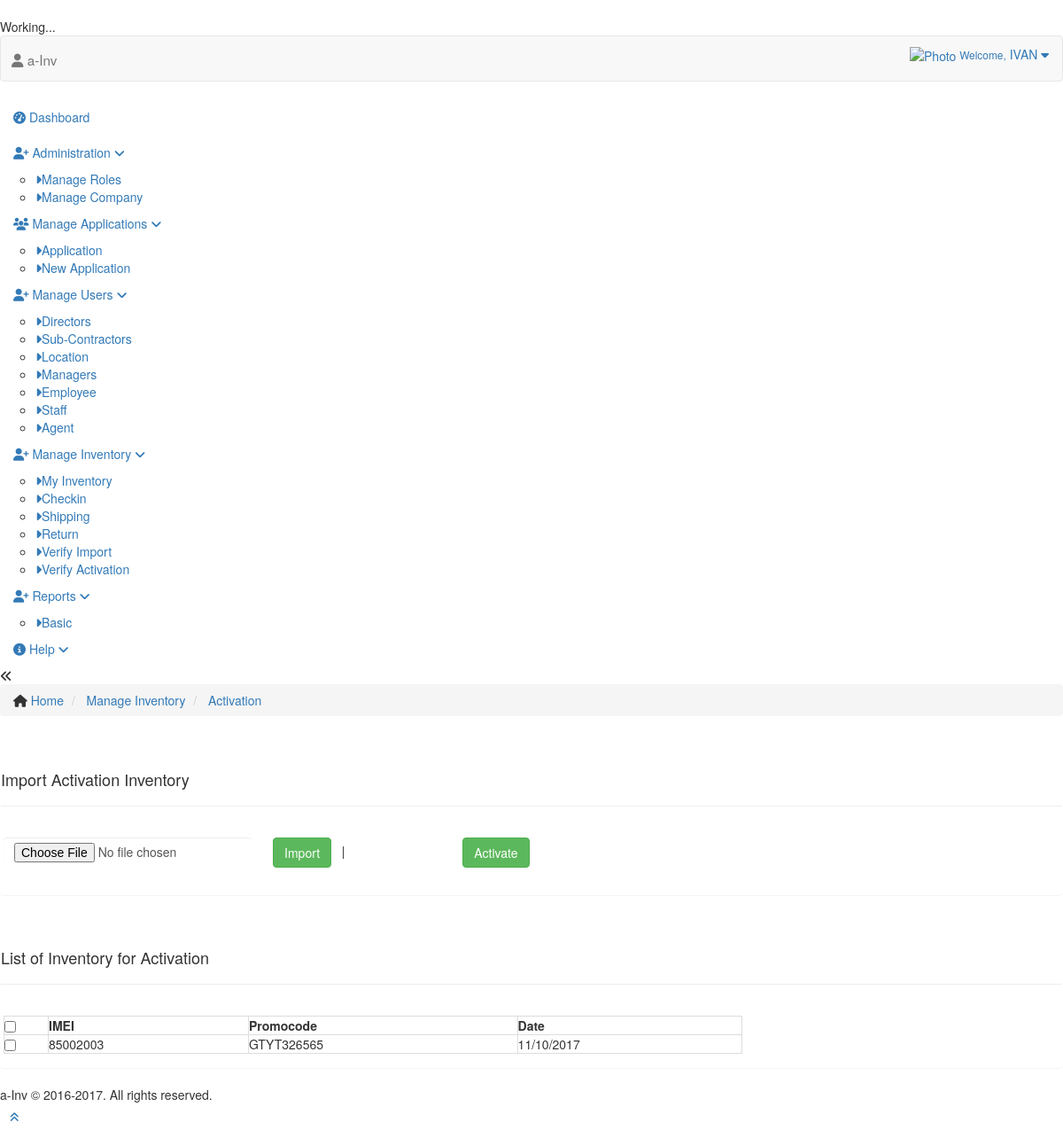
Page /inventory/activation (signed in) on the committed database.
### tables this page shows
CREATE TABLE IF NOT EXISTS `activate_data` (
  `id` bigint(21) NOT NULL AUTO_INCREMENT,
  `imei` varchar(50) DEFAULT NULL,
  `added_on` datetime DEFAULT NULL,
  `status` tinyint(2) DEFAULT '1',
  `act_status` varchar(20) DEFAULT NULL,
  `added_by` bigint(21) DEFAULT NULL,
  `company` bigint(21) DEFAULT NULL,
  `promocode` varchar(50) DEFAULT NULL,
  PRIMARY KEY (`id`)
);

### application/controller/inventory.php (called while the page is built, shortened)
<?php
	class Inventory extends Controller {
	    public function activation() {
            require VIEW_PATH . '_templates/header.php';
            $objInvModel = $this->loadModel('inventory');
            $arrUnActivated = $objInvModel->getActData($this->getLoggedInUserCompanyID(), $this->loggedInUserId());
            for( $i=0; $i < count($arrUnActivated); $i++ ){
                $arrUnActivated[$i]->added_on = $this->revDateTimeWT($arrUnActivated[$i]->added_on);
            }
            require VIEW_PATH . 'inventory/activate.php';
            require VIEW_PATH . '_templates/footer.php';
        }
	}

### index.php (called while the page is built, shortened)
<?php
require 'application/libs/controller.php';
require 'application/libs/model.php';
$objApp = new Application();

### application/libs/model.php (called while the page is built, shortened)
<?php
	class Model {
		public $objDBConn = NULL;
		private function openDatabaseConnection() {
			$options = array( PDO::ATTR_DEFAULT_FETCH_MODE => PDO::FETCH_OBJ, PDO::ATTR_ERRMODE => PDO::ERRMODE_WARNING );
			$this->objDBConn = new PDO(DB_TYPE . ':host=' . DB_HOST . ';dbname=' . DB_NAME, DB_USER, DB_PASS, $options);
		}
		public function getData($arrData, $getAll = false) {
			$fields = ( $arrData [ 'FIELDS' ] == '' ) ? "*" : $arrData [ 'FIELDS' ];
			$table = $arrData [ 'TABLE' ];
			$where = ( $arrData [ 'WHERE' ] ) ? " WHERE " . $arrData [ 'WHERE' ] : "";
			$orderby = '';
			$limit = '';
			$groupby = '';
			$strQuery = "SELECT " . $fields . " FROM " . $table . $where . $groupby . $orderby . $limit;
			$objStmt = $this->objDBConn->prepare($strQuery);
			$objStmt->execute();
			return ( $getAll ) ? $objStmt->fetchAll() : $objStmt->fetch();
		}
	}

### application/libs/controller.php (called while the page is built, shortened)
<?php
	class Controller {
		public function loadModel($model_name) {
			if ( file_exists('application/models/' . strtolower($model_name) . '.php') ) {
				return new $strObj();
			}
		}
		function loggedInUserId() {
			return $_SESSION[ 'USER_ID' ];
		}
		function getLoggedInUserCompanyID(){
			return $_SESSION[ 'COMPANY' ];
		}
		function revDateTimeWT($strDate, $strSprt = '-') {
			$arrDateTime = explode(" ", $strDate);
			$arrDate = explode($strSprt, $arrDateTime[ 0 ]);
			return $arrDate[ 2 ] . "/" . $arrDate[ 1 ] . "/" . $arrDate[ 0 ];
		}
	}

### application/models/inventory.php (called while the page is built, shortened)
<?php
	class inventoryModel extends Model {
	    function getActData($iCompany, $iUserId ) {
            $arrData[ 'FIELDS' ] = "*";
            $arrData[ 'TABLE' ] = ACTIVATE . " I";
            $arrData[ 'WHERE' ] = "I.status = " . ACTIVE;
            $arrData[ 'WHERE' ] .= " AND I.company = " . $iCompany;
            $arrData[ 'WHERE' ] .= " AND I.added_by = " . $iUserId;
            return $this->getData($arrData, true);
        }
	}

### application/views/inventory/activate.php (the view, shortened to what this page needs)
<div class="main-content">
    <div class="main-content-inner">
        <div class="breadcrumbs ace-save-state" id="breadcrumbs">
            <ul class="breadcrumb">
                <li> <i class="ace-icon fa fa-home home-icon"></i> <a href="/home">Home</a> </li>
                <li> <a href="/inventory">Manage Inventory</a> </li>
                <li> <a href="#">Activation</a> </li>
            </ul>
        </div>
        <div class="page-content" style="padding-top: 0px;">
            <div class="row col-sm-12"><?php echo $strMsg ?></div>
            <div class="panel">
                <div class="page-header">
                    <h4>Import Activation Inventory</h4>
                </div>
                <div class="panel-body">
                    <div class="row">
                        <form name="import_form" enctype="multipart/form-data" id="import_form" class="form-horizontal"
                              role="form" method="post" action="/inventory/activation">
                            <div class="form-group">
                                <div class="col-sm-3">
                                    <input type="file" name="importeddata" id="importeddata"  class="form-control required"  style="border: none;" />
                                </div>
                                <div class="col-sm-2">
                                    <input  class="btn btn-success" type="submit" value="Import" />
                                    &nbsp;&nbsp;| &nbsp;&nbsp;
                                </div>
                                <div class="col-sm-7">                                 &nbsp;&nbsp;
                                    <input  class="btn btn-success" type="button" onclick="activate()" value="Activate" />
                                </div>
                            </div>
                        </form>
                    </div>
                </div>
            </div>
            <div class="panel">
                <div class="page-header">
                    <h4>List of Inventory for Activation</h4>
                </div>
                <div class="panel-body">
                    <div class="row">
                        <div id="impreport">
                            <table width="70%" class="table-bordered" id="acttable">
                                <tr>
                                    <th><input type="checkbox" class="checkbox chkall" value="0"></th>
                                    <th>IMEI</th>
                                    <th>Promocode</th>
                                    <th>Date</th>
                                </tr>
                                <?php for( $i=0; $i < count($arrUnActivated); $i++ ){
                                    ?>
                                        <tr>
                                            <td><input type="checkbox" class="chkbox checkbox"
                                                       value="<?php echo $arrUnActivated[$i]->imei?>||<?php echo $arrUnActivated[$i]->promocode?>"></td>
                                            <td><?php echo $arrUnActivated[$i]->imei?></td>
                                            <td><?php echo $arrUnActivated[$i]->promocode?></td>
                                            <td><?php echo $arrUnActivated[$i]->added_on?></td>
                                        </tr>
                                    <?php
                                } ?>
                            </table>
                        </div>
                    </div>
                </div>
            </div>
        </div>
    </div>
</div>

### rows in the picture
activate_data: imei "85002003", promocode "GTYT326565", added_on "11/10/2017"

### other values in the picture
$objC->userFullName() "IVAN"
